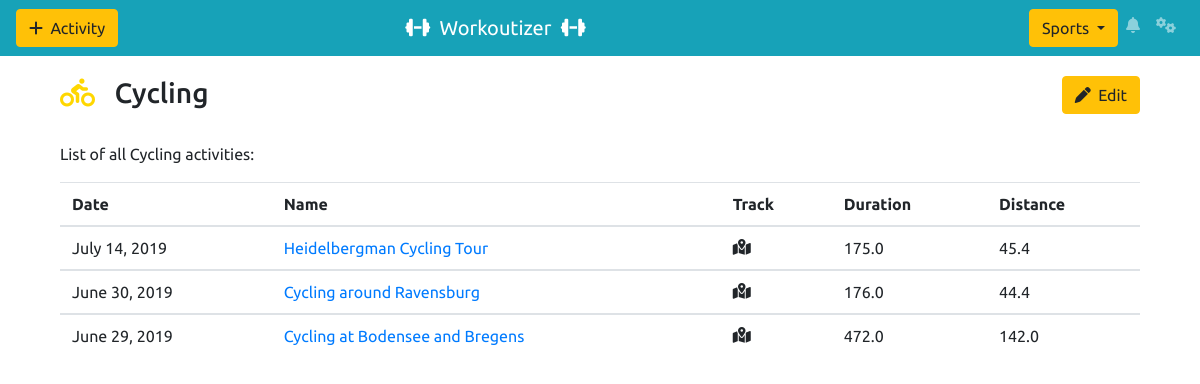
Screenshot of /sport/cycling with the database file from the repository.
### wizer/models.py (models this page shows, shortened)
class Sport(models.Model):
    name = models.CharField(max_length=24, unique=True)
    slug = models.CharField(max_length=24, unique=True, editable=False)
    color = models.CharField(max_length=24, unique=True)
    icon = models.CharField(max_length=24)

class Activity(models.Model):
    title = models.CharField(max_length=50)
    sport = models.ForeignKey(Sport, on_delete=models.SET_NULL, null=True)
    date = models.DateField(blank=False, default=timezone.now)
    duration = models.FloatField()
    distance = models.FloatField(blank=True, null=True)
    description = models.CharField(max_length=300, blank=True, null=True)
    trace_file = models.ForeignKey(TraceFiles, on_delete=models.SET_NULL, blank=True, null=True)

### wizer/sport_views.py (the view)
# urls.py: path('sport/<slug:sports_name_slug>', SportsView.as_view(), name="sports"),
class SportsView(View):
    template_name = "sport/sport.html"
    def get(self, request, sports_name_slug):
        log.error(f"got sports name: {sports_name_slug}")
        sport_id = Sport.objects.get(slug=sports_name_slug).id
        activities = Activity.objects.filter(sport=sport_id)
        sports = Sport.objects.all().order_by('name')
        try:
            sport = model_to_dict(Sport.objects.get(slug=sports_name_slug))
            sport['slug'] = sports_name_slug
        except ObjectDoesNotExist:
            log.critical("this sport does not exist")
            raise Http404
        return render(request, self.template_name, {'activities': activities, 'sport': sport, 'sports': sports})

### wizer/templates/sport/sport.html (shortened to what this page needs)
{% extends 'base.html' %}
{% load static %}
{% block body %}
    <div class="container">
        <h3 class="float-left"><i class="fas fa-{{ sport.icon }}" style="color: {{ sport.color }};"></i>&nbsp;&nbsp;&nbsp;{{ sport.name }}</h3>
        <a class="float-right btn btn-warning" href="{{ sport.slug }}/edit"><i
                class="fas fa-pen"></i>&nbsp;&nbsp;Edit</a>
        <div class="clearfix"></div>
        <br>
        <p>List of all {{ sport.name }} activities:</p>
        <table class="table table-hover">
            <thead>
            <tr>
                <th>Date</th>
                <th>Name</th>
                <th>Track</th>
                <th>Duration</th>
                <th>Distance</th>
            </tr>
            </thead>
            {% for a in activities %}
                <tbody>
                <tr>
                    <td>{{ a.date }}</td>
                    <td><a href="/activity/{{ a.id }}">{{ a.title }}</a></td>
                    <td>
                        {% if a.trace_file %}
                            <i class="fas fa-map-marked-alt"></i>
                        {% else %}
                            -
                        {% endif %}
                    </td>
                    <td>{{ a.duration }}</td>
                    <td>{{ a.distance }}</td>
                </tr>
                </tbody>
            {% endfor %}
        </table>
    </div>
{% endblock %}

### wizer/templates/base.html (shortened to what this page needs)
<html lang="en">
{% load static %}
{% load leaflet_tags %}
<head>
    <link rel="stylesheet" type="text/css" href="{% static 'css/bootstrap.min.css' %}">
    <link rel="stylesheet" type="text/css" href="{% static 'css/bootstrap.min.css' %}">
    <link rel="stylesheet" href="https://maxcdn.bootstrapcdn.com/bootstrap/4.3.1/css/bootstrap.min.css">
    <link rel="stylesheet" href="https://use.fontawesome.com/releases/v5.6.3/css/all.css"
>
    <link rel="stylesheet" href="{% static 'css/all.css' %}">
    <link type="text/css" rel="stylesheet" href="{% static 'css/style.css' %}"/>
</head>
{% include 'navbar.html' %}
<div class="container" style="margin-top: 20px;">
    <body>
    {% block body %}{% endblock %}
    </body>
</div>
</html>

### wizer/templates/navbar.html (shortened to what this page needs)
<nav>
    <div class="navbar navbar-expand-sm bg-info navbar-dark">
        <div class="navbar-collapse collapse w-100 order-1 order-md-0 dual-collapse2">
            <ul class="navbar-nav mr-auto">
                <li class="nav-item order-0"><a href="/add-activity" class="btn btn-warning"><i
                        class="fas fa-plus"></i>&nbsp;&nbsp;Activity</a></li>
            </ul>
        </div>
        <div class="navbar-collapse collapse w-100 order-2 dual-collapse2">
            <a class="navbar-brand" href="/"><i class="fas fa-dumbbell"></i>&nbsp;&nbsp;Workoutizer&nbsp;&nbsp;<i
                    class="fas fa-dumbbell"></i></a>
        </div>
        <div class="navbar-collapse collapse w-100 order-3 dual-collapse2">
            <ul class="navbar-nav ml-auto">
                <li class="nav-item order-1"><a class="nav-link" href="/settings"><i class="fas fa-cogs"></i></a></li>
                <li>
                    <div class="dropdown">
                        <button type="button" class="btn btn-warning dropdown-toggle" data-toggle="dropdown">
                            Sports
                        </button>
                    </div>
                </li>
                <li class="nav-item"><a class="nav-link" href="#!"><i class="fas fa-bell"></i></a></li>
            </ul>
        </div>
    </div>
</nav>

### wizer/static/css/style.css (style rules this page uses)
body { font-family: 'Ubuntu', sans-serif; }

### rows the page displays
Sport: name "Cycling"
Activity: date "July 14, 2019", title "Heidelbergman Cycling Tour", duration "175.0", distance "45.4"
Activity: date "June 30, 2019", title "Cycling around Ravensburg", duration "176.0", distance "44.4"
Activity: date "June 29, 2019", title "Cycling at Bodensee and Bregens", duration "472.0", distance "142.0"
